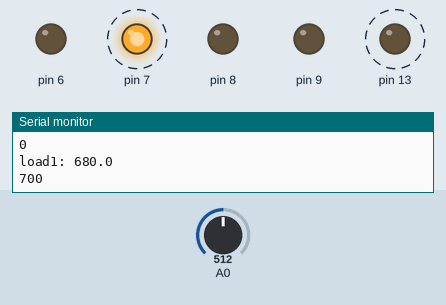
Recording of a sketch running on a simulated Arduino Uno, built with avr-gcc and run on an emulated ATmega328P. Parts: output pins drawn as LEDs (lit = HIGH), the last lines printed to the serial monitor. Dashed ring = blinking. The test bench sets the inputs (shaded band); at power-on: A0 = 512. The modem accepts every AT command (registered, SIM ready, sends succeed) and sends nothing else.

Above: at 1.7 s.
1.8 s: A0 set to 97
5.3 s: A0 set to 86
At 7.01 s:
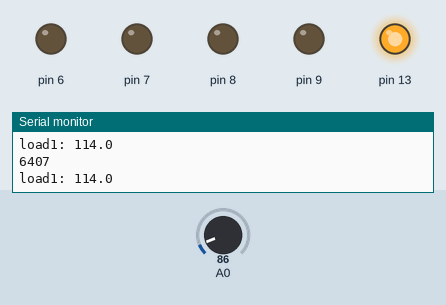
8.8 s: A0 set to 122
At 16.8 s:
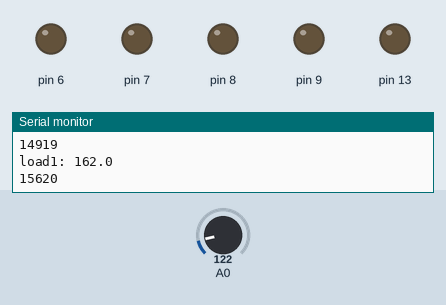
Timing chart, 0 to 18.3 s (numbered marks = the images above; inputs shaded):
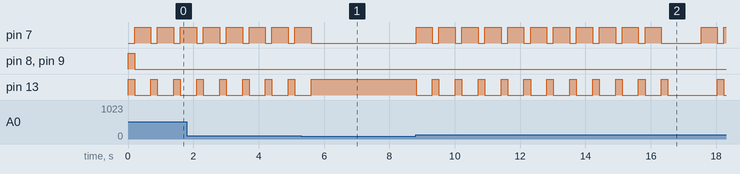

The sketch:

IOT_demand_control.ino
```cpp
/*----------------------------------------------------------*/
//RX pin 10 --> esp TX
//TX pin 11 --> esp RX

/*-----------------------------------------------------*/

#include <SoftwareSerial.h>
#include <stdlib.h>


#define TIME_OUT 15000

long int time_out =0;
/*-----------*/
long int previous =0;
// your channel's thingspeak API key
String apiKey = "NJZSPG46LTO7U24P";

/*----------------------------------------------------*/
SoftwareSerial ser(2,3); // RX, TX

// this runs once
void setup()
{

  pinMode(8, OUTPUT);
  pinMode(9, OUTPUT);

  pinMode(6, OUTPUT);
  pinMode(7, OUTPUT);

  pinMode(13,OUTPUT);

  // enable debug serial
  Serial.begin(9600);
  // enable software serial
  ser.begin(115200);


  // reset ESP8266
  ser.println("AT+RST");

     digitalWrite(6,LOW);  //
     digitalWrite(8,HIGH);//L1    r4
     digitalWrite(9,HIGH);//L2    r5


}


// the loop
void loop()
{
  long int current= millis();

  // blink LED on board

  digitalWrite(13, HIGH);
  delay(200);
  digitalWrite(13, LOW);

  // Read the value from Sensors
  // Read 10 values for averaging.
  /*--------------------------------------------------------*/
    int ct1,ct2,ct3,volt;
    ct1 = analogRead(0);//60w 36 - 38 100 w 66 -69 40 w 20 22
    ct1 = ct1*1.33;
//    delay(2);
//    ct2 = analogRead(1);//60w 36 - 38 100 w 69 -70 40w  20 22
//    ct2 = ct2*2;
//    delay(2);
//    ct3 = analogRead(2); //60w 28-30  100w  56 - 57  40w 16 17
//    ct3 = ct3*2;
//    delay(2);
//    volt = analogRead(3);// 500
//    volt = volt/1.9;
//    delay(2);

  /*-------------------------------------------------------*/

  /*-------------------------------------------------------*/
  // convert to string
    char buf[16];

    String strct1  = dtostrf(ct1, 4, 1, buf);
  /*---------------------------------------------------------------*/
//    String strct2  = dtostrf(ct2, 4, 1, buf);
//  /*-------------------------------------------------------------*/
//    String strct3  = dtostrf(ct3, 4, 1, buf);
//  /*-------------------------------------------------------------*/
//    String strvolt  = dtostrf(volt, 4, 1, buf);
//  /*-------------------------------------------------------------*/


  Serial.print("load1: ");
  Serial.println(strct1);
  Serial.println(time_out);
//  /*--------------------------------------------------------*/
//  Serial.print("Load2: ");
//  Serial.println(strct2);
//  /*--------------------------------------------------------*/
//  Serial.print("Load3: ");
//  Serial.println(strct3);
//  /*--------------------------------------------------------*/
//  Serial.print("Volt: ");
//  Serial.println(strvolt);
//  /*--------------------------------------------------------*/
if(time_out >= TIME_OUT){

  time_out = 0;
  // TCP connection
  String cmd = "AT+CIPSTART=\"TCP\",\"";
  cmd += "184.106.153.149"; // api.thingspeak.com
  cmd += "\",80";
  ser.println(cmd);
 /*-----------------------------------------------*/
  if(ser.find("Error")){
    Serial.println("AT+CIPSTART error");
    return;
  }
 /*----------------------------------------*/
  // prepare GET string
  String getStr = "GET /update?api_key=";
  getStr += apiKey;
  getStr +="&field1=";
  getStr += String(strct1);
//  getStr +="&field2=";
//  getStr += String(strct2);
//  getStr +="&field3=";
//  getStr += String(strct3);
//  getStr +="&field4=";
//  getStr += String(strvolt);
  getStr += "\r\n\r\n";


/*-----------------------------------------------------------*/
  // send data length
  cmd = "AT+CIPSEND=";
  cmd += String(getStr.length());
  ser.println(cmd);
  /*-------------------------------------------*/
    if(ser.find(">"))
    {
    ser.print(getStr);
    }
  else{

    ser.println("AT+CIPCLOSE");
    // alert user
    Serial.println("AT+CIPCLOSE");
  }
  /*-------------------------------------------------------------------*/


}

else{
     time_out += current - previous;
     previous = current;

}

if(ct1 > 120)
{
  digitalWrite(8,LOW);
  digitalWrite(9,LOW);


  digitalWrite(7,HIGH);
  delay(500);
  digitalWrite(7,LOW);
}
//else{
//
//digitalWrite(8,HIGH);
//digitalWrite(9,HIGH);
//}


}
```

Measured:
- the behaviour switches between 91 and 90 on A0 (found by bisection; images 0 and 1)
- after the input at 5.3 s, pin 7: goes on until 5.6 s, then stays LOW; pin 13: goes on until 5.6 s, then stays HIGH
- after the input at 8.8 s, pin 7: goes 10 × (HIGH 0.50 s, LOW 0.20 s), HIGH 0.50 s, LOW 1.2 s, HIGH 0.50 s, LOW 0.20 s, then HIGH, starting at once
- by itself, pin 7: alternates HIGH for 0.50 s and LOW for 0.20 s
- by itself, pin 13: alternates HIGH for 0.20 s and LOW for 0.50 s
